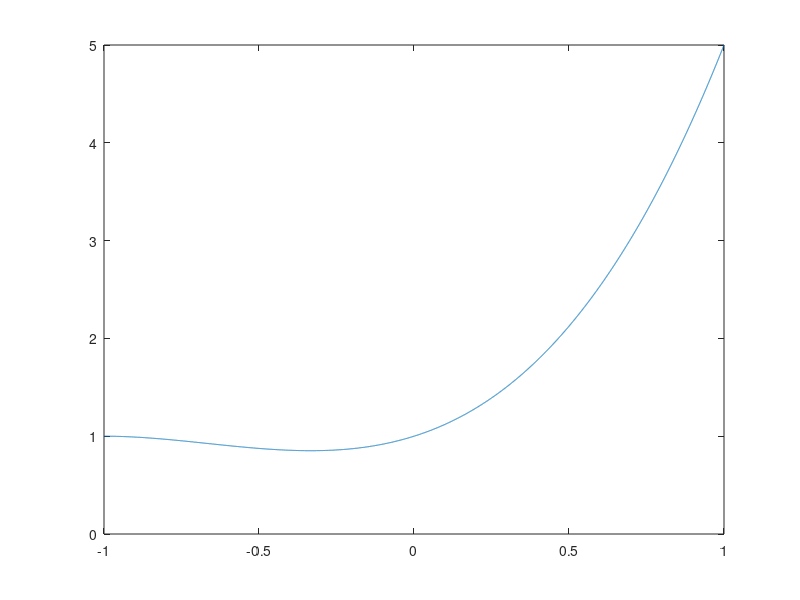
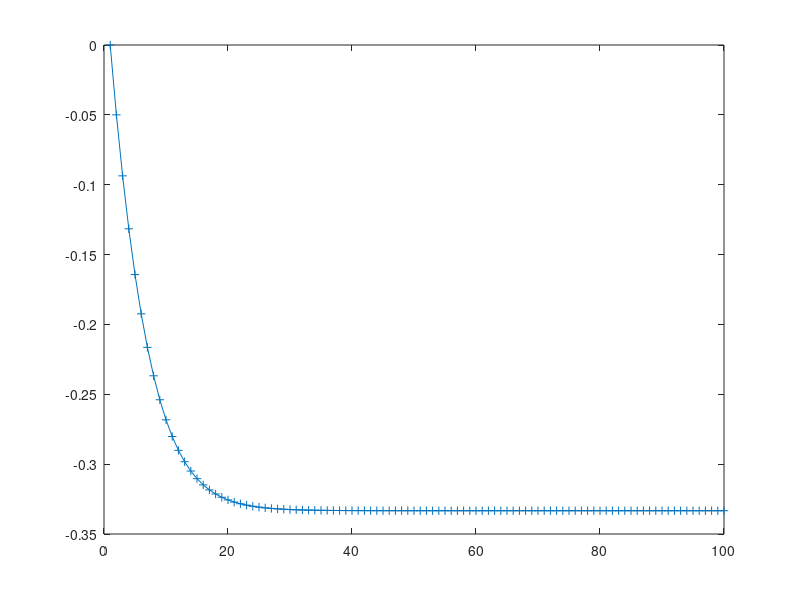

MATLAB code to generate these figures, in order:
function newton_raphson_example()

%to get the min/max of x3+2x2+x+1;

x=linspace(-1,1,10000);
fx = x.^3+2*x.^2+x+1;

min(fx)
close all;
plot(x,fx);

N = 100;
x = zeros(N,1); 

gamma = 0.2; 
for i = 2 : N
    f1x = 3*x(i-1)^2+4*x(i-1)+1;
    f2x = 6*x(i-1)+4; 
    x(i) = x(i-1) - gamma*f1x/f2x; 
end
x
x(N)^3+2*x(N)^2+x(N)+1

figure; 
plot(x,'-+'); 
